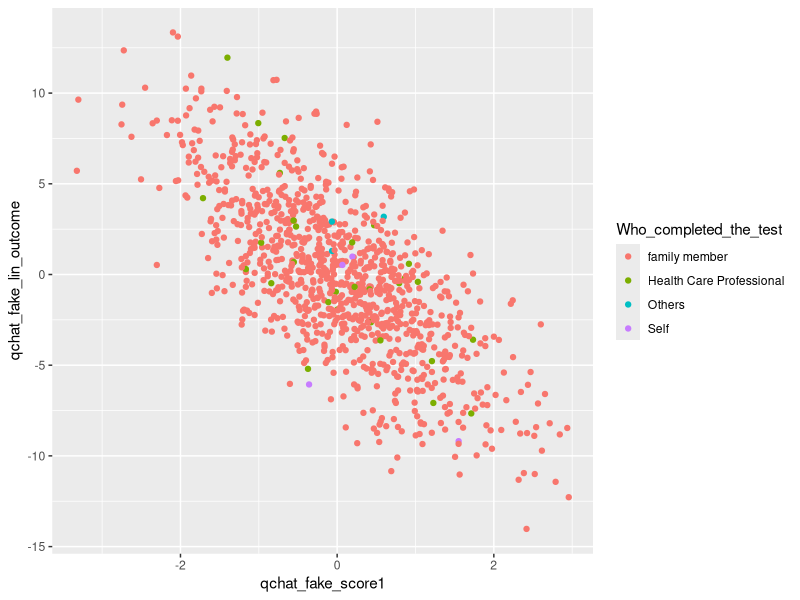
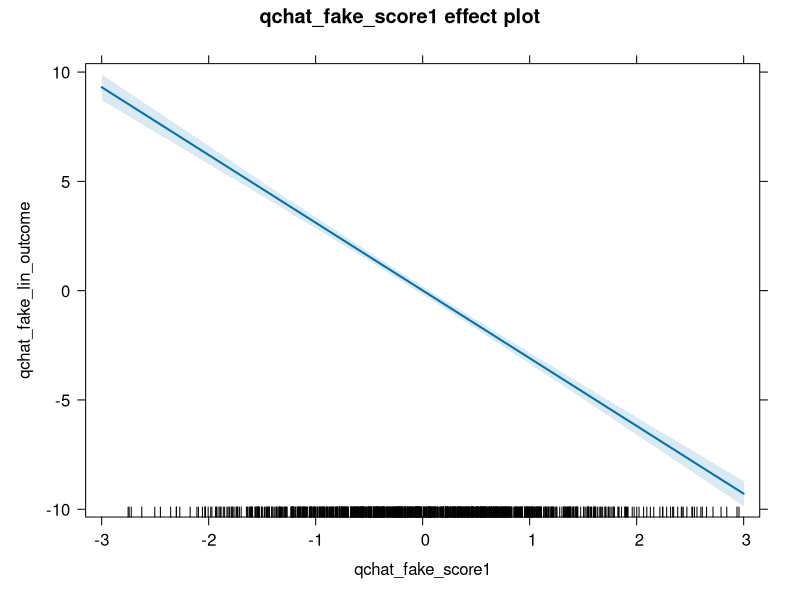

Generate these figures, in order, with R:
##### Combining all lessons ####
## Overview
# 1. Read in qchat dataset
# 2. Get the unique frequency count of values from the column: 
#    "Who.completed.the.test" with table()
# 3. Recode the "Health care professional" values to "Health Care Professional"
#    in the "Who.completed.the.test" column with ifelse() to clean values
# 4. ggplot2 - plot geom_points with
#    x = qchat_fake_score1
#    y = qchat_fake_lin_outcome
#    color = Who_completed_the_test
# 5. Create a linear model, with equation:
#    qchat_fake_lin_outcome ~ 1 + qchat_fake_score1


# Part 1
# 1. Read in qchat dataset







#### Solution Part 1 ####
qchat <- read.csv("./datasets/qchat-10.csv", stringsAsFactors = FALSE)




# Part 2
# 2. Get the unique frequency count of values from the column: 
#    "Who.completed.the.test" with table()







#### Solution Part 2 ####
table(qchat$Who_completed_the_test)





# Part 3
# 3. Recode the "Health care professional" values to "Health Care Professional"
#    in the "Who.completed.the.test" column with ifelse() to clean values







#### Solution Part 3 ####
qchat$Who_completed_the_test <- 
  ifelse(qchat$Who_completed_the_test == "Health care professional", 
         "Health Care Professional", qchat$Who_completed_the_test)

# Part 4
# 4. ggplot2 - plot geom_points with
#    x = qchat_fake_score1
#    y = qchat_fake_lin_outcome
#    color = Who_completed_the_test









#### Solution Part 4 ####
# Load in ggplot2
library("ggplot2")
ggplot(data = qchat) +
  geom_point(mapping = aes(
    x = qchat_fake_score1,
    y = qchat_fake_lin_outcome,
    color = Who_completed_the_test
  )
)



# Part 5
# 5. Create a linear model, with equation:
#    qchat_fake_lin_outcome ~ 1 + qchat_fake_score1













#### Solution Part 5 ####
library("effects")
# Create Linear Model
mod <- lm(qchat_fake_lin_outcome ~ 1 + qchat_fake_score1,
   data = qchat)
# Summarize
summary(mod)
# Create Effects Object with Effect()
eff <- Effect(c("qchat_fake_score1"), mod)
# Plot model with Effects object
plot(eff)
